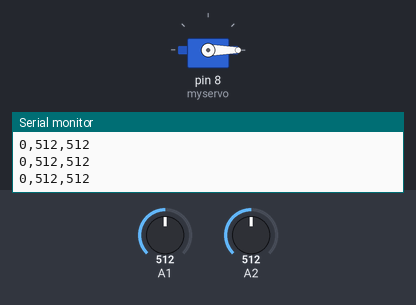
Simulated run of this sketch. Board: Arduino Uno, built with avr-gcc and run on an emulated ATmega328P. Parts: servo, the last lines printed to the serial monitor. The test bench sets the inputs (shaded band); at power-on: A2 = 512, A1 = 512.

Above: at 1.2 s.
1.3 s: A2 set to 500
At 4.0 s:
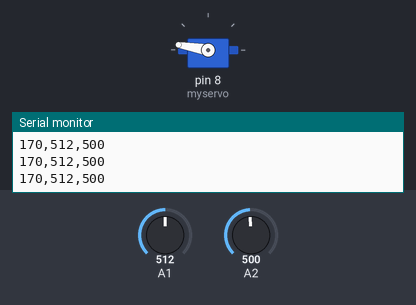
4.3 s: A1 set to 641
6.4 s: A1 set to 668
At 7.52 s:
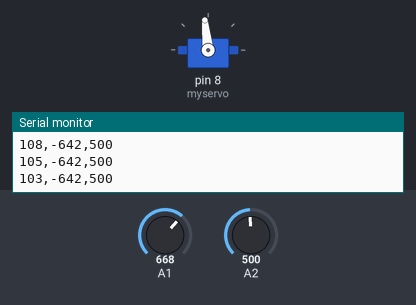
9.4 s: A1 set to 511
At 10.21 s:
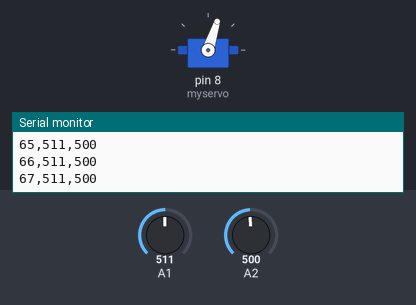
12.4 s: A2 set to 511
At 12.85 s:
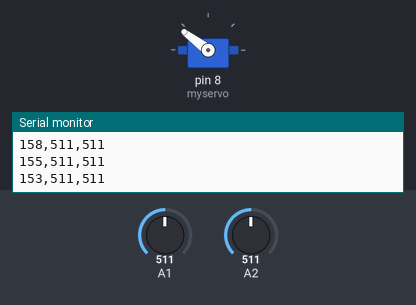
15.1 s: A2 set to 306
At 15.55 s:
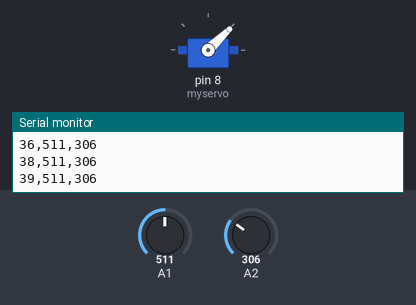
Timing chart, 0 to 18.4 s (numbered marks = the images above; inputs shaded):
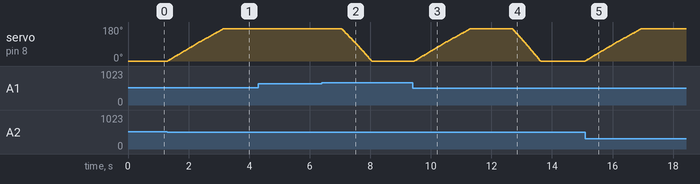

Measured:
- the behaviour switches between 512 and 511 on A2 (found by bisection; images 0 and 1)
- the behaviour switches between 655 and 656 on A1 (found by bisection; images 1 and 2)
- after the input at 1.3 s, servo on pin 8 (myservo): moves from 0° to 170° over 1.8 s, starting at once
- after the input at 6.4 s, servo on pin 8 (myservo): moves from 170° to 0° over 0.99 s, starting after 0.66 s
- after the input at 9.4 s, servo on pin 8 (myservo): moves from 0° to 170° over 1.8 s, starting after 0.06 s
- after the input at 12.4 s, servo on pin 8 (myservo): moves from 170° to 0° over 0.92 s, starting after 0.30 s
- after the input at 15.1 s, servo on pin 8 (myservo): moves from 0° to 170° over 1.8 s, starting at once

The sketch:

Mic2ServoAvg.ino
```cpp
// MIC2SERVO
// 72U for TWO BIT CIRCUS, STEAM CARNIVAL
// Fall 2015
// Ver 0.5
// www.72u.org
// Dev: Nikita Rokotyan (http://rokotyan.com), Luting Hou (http://lutinghou.com)

#include <Servo.h>
Servo myservo;  // create servo object to control a servo

int rotationAngle = 0;
const int   zeroAngle = 5;
const int   maxAngle = 170;

int      soundThreshold = 250;
int      soundEnvelope;
int      soundEnvelopeArr[50];
int      sIdx = 0;

float       duration = 0.0f; // 0.0 — 1.0
const float durationStep = 0.007f;

unsigned long timer = millis();


void setup() {
  Serial.begin(9600);
  myservo.attach(8);  // attaches the servo on pin 9 to the servo object
  for ( int i = 0; i < 50; ++i )
    soundEnvelopeArr[i] = 0;
}

void loop() {
  soundEnvelope  = analogRead(A1);
  soundThreshold = analogRead(A2);
  soundEnvelopeArr[sIdx] = soundEnvelope;
  sIdx < 50 ? sIdx++ : sIdx = 0;
  int soundEnveopeAvg = getAverage( soundEnvelopeArr, 50 );

  if ( soundEnveopeAvg > soundThreshold ) {
    duration += durationStep;
    timer = millis();
  } else if ( millis() - timer > 300 ) {
    duration -= 2*durationStep;
  }

  duration = constrain( duration, 0.0f, 1.0f );
  int rotationAngle = (int)(duration*maxAngle);
  myservo.write( rotationAngle );

  int serialData[] = { rotationAngle, soundEnveopeAvg, soundThreshold };
  sendDataToSerial( serialData, 3);

  delay(10);
}


void sendDataToSerial( int arr[], int arrLength ) {
  String dataString = "";
  for ( int i = 0; i < arrLength-1; ++i ) {
    dataString += arr[i];
    dataString += ",";
  }
  dataString += arr[ arrLength-1 ];
  Serial.println( dataString );
}

int getAverage( int* arr, int n ) {
    int avg = 0;
    for ( int i = 0; i < n; ++i )
      avg += arr[i];

    avg /= n;
    return avg;
}
```
